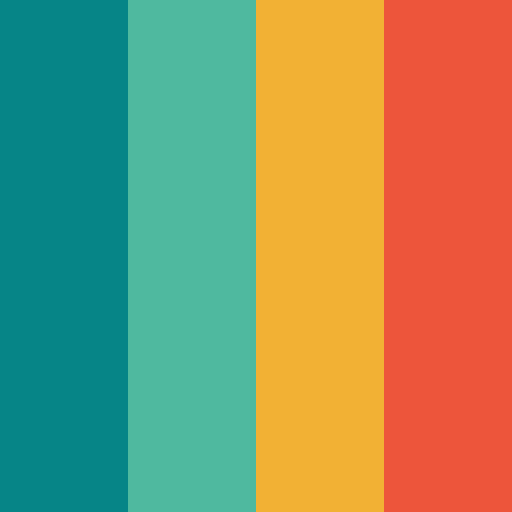
Frame 1 (no input)
Frame 60 (the mouse pressed at the canvas centre just before this capture): identical to frame 1, image omitted
Frame 120 (the mouse held since frame 60 and released just before this capture): identical to frame 1, image omitted

The Processing sketch that drew this single still picture (run headless with seeded random() and noise(); from frame 60 on, the mouse is pressed at the canvas centre):

// Processing sketch: MouseInputFunction
// ── MouseInputFunction.pde
/*

MOUSE INPUT FUNCTION

@author Vladimir V KUCHINOV
@email  helloworld@vkuchinov.co.uk

*/

int rowByMouseX = 0;
boolean playerMove = true;
int count = 0;

void setup(){
  
   size(512, 512);
   noStroke();
   
   println("PLAYER TURN");

}

void draw(){
  
  fill(#068587);
  rect(0, 0, 128, 512);
   
  fill(#4FB99F);
  rect(128, 0, 128, 512);
   
  fill(#F2B134);
  rect(256, 0, 128, 512);
   
  fill(#ED553B);
  rect(384, 0, 128, 512);
  
  opponentMove();
    
}

void opponentMove(){
  
  
  if(!playerMove){
    
    count++;
    
    if(count > 120) { 
    
    println("opponent move:", floor(random(5)));
    println("PLAYER TURN"); playerMove = true; count = 0; 
  
    }
    
  }
  
}

void mouseClicked() {

  if(playerMove){
    
  rowByMouseX = (int)map(mouseX, 0, width, 1, 5);
  println("player move:", rowByMouseX);
  playerMove = false;
  println("OPPONENT TURN");
  
  }

}
